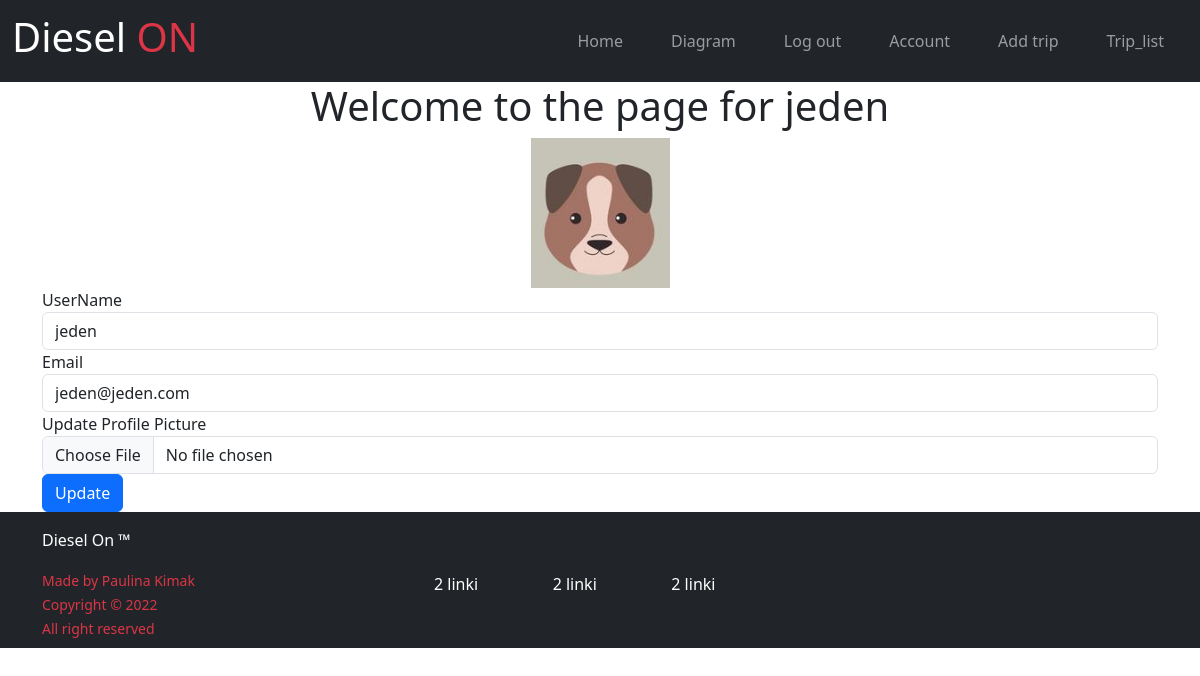
The page /account (signed in) on the database its author committed.
### diesel_api/models.py (models this page shows, shortened)
class User(db.Model, UserMixin):
    __tablename__ = 'users'
    id = db.Column(db.Integer, primary_key=True)
    profile_image = db.Column(db.String(64), nullable=False, default='default_profile.png')
    email = db.Column(db.String(64), unique=True, index=True)
    username = db.Column(db.String(64), unique=True, index=True)
    password_hash = db.Column(db.String(128))
    trips=db.relationship('Trip', backref='author', lazy=True)

### diesel_api/users/views.py (the view)
@users.route('/account',methods = ['GET', 'POST'])
@login_required
def account():
    form = UpdateUserForm()
    if form.validate_on_submit():
        if form.picture.data:# jeżeli coś jest w przesłanym picture
            username = current_user.username #przechwycenie nazwy usera
            pic=add_profile_pic(form.picture.data, username)# przesłąnie do funkcji add pic potrzebnych danyc - zdjecia oraz nazwy usera z formularza
            current_user.profile_image = pic
        current_user.username =form.username.data
        current_user.email=form.email.data
        db.session.commit()
        flash('User account was updated!')
        return redirect(url_for('users.account'))
    elif request.method=="GET":
        form.username.data = current_user.username
        form.email.data = current_user.email
    profile_image = url_for('static', filename = 'profile_pics/'+current_user.profile_image)
    return render_template('account.html', profile_image=profile_image, form=form)

### diesel_api/users/forms.py (shortened to what this page needs)
class UpdateUserForm(FlaskForm):
    email = StringField('Email', validators=[DataRequired(), Email()])
    username = StringField('UserName', validators=[DataRequired()])
    picture = FileField('Update Profile Picture', validators=[FileAllowed(['jpg','png'])])
    submit = SubmitField('Update')

### diesel_api/models.py (called while the page is built)
@login_manager.user_loader
def load_user(user_id):
    return User.query.get(user_id)

### diesel_api/templates/account.html (shortened to what this page needs)
{% extends "base.html" %}
{% block content %}
    <div class="jumbotron">
        <div align="center">
            <h1>Welcome to the page for {{ current_user.username }}</h1>
            <img align="center" src="{{url_for('static', filename='profile_pics/'+current_user.profile_image)}}" alt="">
        </div>
    </div>
    <div class="container">
        <form method="POST" action="" enctype="multipart/form-data">
            <div class="form-group">
            {{form.username.label(class="form-group")}}
            {{form.username(class="form-control")}}
            </div>
            <div class="form-group">
            {{form.email.label(class="form-group")}}
            {{form.email(class="form-control")}}
            </div>
            <div class="form-group">
            {{form.picture.label(class="form-group")}}
            {{form.picture(class="form-control")}}
            </div>
            <div class="form-group">
            {{form.submit(class="btn btn-primary")}}
            </div>
        </form>
    </div>
{% endblock %}

### diesel_api/static/style.css (style rules this page uses)
body { background-color: white; }

### rows shown on the page
User: username "jeden", profile_image (placeholder picture), email "jeden@jeden.com"
